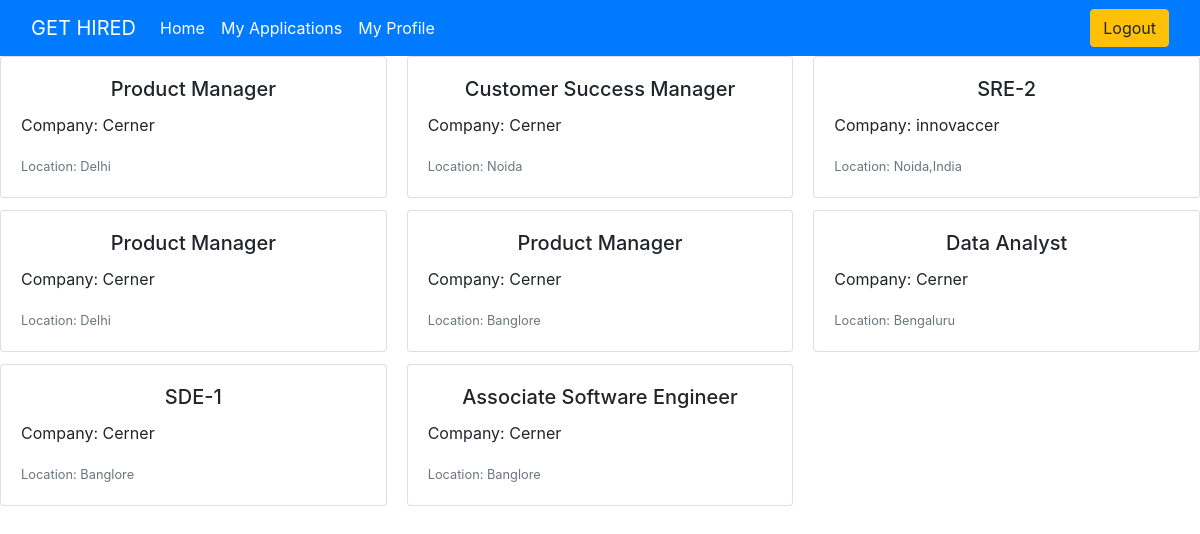
Page /applicant/myApplications (signed in) on the committed database.
### recruiter/models.py (models this page shows)
class Jobs(models.Model):
    recruiter = models.ForeignKey(User , on_delete=models.CASCADE , related_name='+')
    jobTitle = models.CharField(max_length=100)
    jobDesc = models.CharField(max_length=500 )
    jobLocation = models.CharField(max_length=100)

### recruiterOrg/models.py (models this page shows, shortened)
class Organization (models.Model):
    recruiter = models.OneToOneField(User , on_delete=models.CASCADE)
    org_name = models.CharField(max_length=100 , null=True , blank=True)
    lob = models.CharField(max_length=100, null=True , blank=True)
    location = models.CharField(max_length=100, null=True , blank=True)

### applicantDetails/views.py (the view)
# urls.py: path('myApplications' , views.userApplications , name='user-applications'),
def userApplications(request):
    userJobs = JobApplications.objects.filter(applicant_id = request.user.id).values()
    alljobs = []
    for job in userJobs:
        userjob = Jobs.objects.get(id = job['job_id'])
        company = Organization.objects.get(recruiter_id = userjob.recruiter_id)
        company = company.org_name
        userjob.company = company
        alljobs.append(userjob)
    context = {'form':alljobs}
    return render(request , 'applicantDetails/applications.html' , context)

### templates/applicantDetails/applications.html (shortened to what this page needs)
{% extends 'base.html' %}
{%block content%}
<section>
<div class="card-columns">
{% for job in form%}
<div class="card">
    <div class="card-body">
      <h5 class="card-title" style="text-align: center;">{{job.jobTitle}}</h5>
      <p class="card-text"> Company: {{job.company}}</p>
      <p class="card-text"><small class="text-muted">Location: {{job.jobLocation}}</small></p>
    </div>
</div>
{% endfor %}
</div>
</section>
{%endblock%}

### rows in the picture
Jobs: jobTitle "Product Manager", company "Cerner", jobLocation "Delhi"
Jobs: jobTitle "SDE-1", company "Cerner", jobLocation "Banglore"
Jobs: jobTitle "Customer Success Manager", company "Cerner", jobLocation "Noida"
Jobs: jobTitle "Product Manager", company "Cerner", jobLocation "Banglore"
Jobs: jobTitle "Associate Software Engineer", company "Cerner", jobLocation "Banglore"
Jobs: jobTitle "SRE-2", company "innovaccer", jobLocation "Noida,India"
Jobs: jobTitle "Data Analyst", company "Cerner", jobLocation "Bengaluru"
